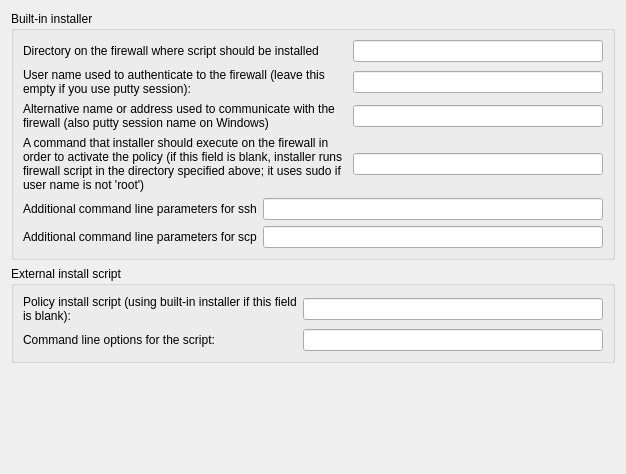
     <widget class="QWidget" name="tab1">
      <attribute name="title">
       <string>Installer</string>
      </attribute>
      <layout class="QGridLayout" name="gridLayout_3">
       <property name="verticalSpacing">
        <number>6</number>
       </property>
       <item row="0" column="0">
        <widget class="QGroupBox" name="groupBox2">
         <property name="title">
          <string>Built-in installer</string>
         </property>
         <layout class="QGridLayout" name="gridLayout">
          <property name="verticalSpacing">
           <number>6</number>
          </property>
          <item row="0" column="0">
           <widget class="QLabel" name="label556">
            <property name="text">
             <string>Directory on the firewall where script should be installed</string>
            </property>
            <property name="alignment">
             <set>Qt::AlignmentFlag::AlignLeading|Qt::AlignmentFlag::AlignLeft|Qt::AlignmentFlag::AlignVCenter</set>
            </property>
            <property name="wordWrap">
             <bool>true</bool>
            </property>
           </widget>
          </item>
          <item row="0" column="1">
           <widget class="QLineEdit" name="ipt_fw_dir">
            <property name="sizePolicy">
             <sizepolicy hsizetype="Fixed" vsizetype="Fixed">
              <horstretch>0</horstretch>
              <verstretch>0</verstretch>
             </sizepolicy>
            </property>
            <property name="minimumSize">
             <size>
              <width>250</width>
              <height>0</height>
             </size>
            </property>
           </widget>
          </item>
          <item row="1" column="0">
           <widget class="QLabel" name="textLabel1_2">
            <property name="text">
             <string>User name used to authenticate to the firewall (leave this empty if you use putty session):</string>
            </property>
            <property name="alignment">
             <set>Qt::AlignmentFlag::AlignLeading|Qt::AlignmentFlag::AlignLeft|Qt::AlignmentFlag::AlignVCenter</set>
            </property>
            <property name="wordWrap">
             <bool>true</bool>
            </property>
           </widget>
          </item>
          <item row="1" column="1">
           <widget class="QLineEdit" name="ipt_user">
            <property name="sizePolicy">
             <sizepolicy hsizetype="Fixed" vsizetype="Fixed">
              <horstretch>0</horstretch>
              <verstretch>0</verstretch>
             </sizepolicy>
            </property>
            <property name="minimumSize">
             <size>
              <width>250</width>
              <height>0</height>
             </size>
            </property>
           </widget>
          </item>
          <item row="2" column="0">
           <widget class="QLabel" name="textLabel1_3">
            <property name="text">
             <string>Alternative name or address used to communicate with the firewall (also putty session name on Windows)</string>
            </property>
            <property name="alignment">
             <set>Qt::AlignmentFlag::AlignLeading|Qt::AlignmentFlag::AlignLeft|Qt::AlignmentFlag::AlignTop</set>
            </property>
            <property name="wordWrap">
             <bool>true</bool>
            </property>
           </widget>
          </item>
          <item row="2" column="1">
           <widget class="QLineEdit" name="altAddress">
            <property name="sizePolicy">
             <sizepolicy hsizetype="Fixed" vsizetype="Fixed">
              <horstretch>0</horstretch>
              <verstretch>0</verstretch>
             </sizepolicy>
            </property>
            <property name="minimumSize">
             <size>
              <width>250</width>
              <height>0</height>
             </size>
            </property>
           </widget>
          </item>
          <item row="3" column="0">
           <widget class="QLabel" name="textLabel1_4">
            <property name="text">
             <string>A command that installer should execute on the firewall in order to activate the policy (if this field is blank, installer runs firewall script in the directory specified above; it uses sudo if user name is not 'root')</string>
            </property>
            <property name="alignment">
             <set>Qt::AlignmentFlag::AlignVCenter</set>
            </property>
            <property name="wordWrap">
             <bool>true</bool>
            </property>
           </widget>
          </item>
          <item row="3" column="1">
           <widget class="QLineEdit" name="activationCmd">
            <property name="sizePolicy">
             <sizepolicy hsizetype="Fixed" vsizetype="Fixed">
              <horstretch>0</horstretch>
              <verstretch>0</verstretch>
             </sizepolicy>
            </property>
            <property name="minimumSize">
             <size>
              <width>250</width>
              <height>0</height>
             </size>
            </property>
           </widget>
          </item>
          <item row="4" column="0" colspan="2">
           <layout class="QHBoxLayout">
            <item>
             <widget class="QLabel" name="textLabel1_7">
              <property name="text">
               <string>Additional command line parameters for ssh</string>
              </property>
              <property name="wordWrap">
               <bool>false</bool>
              </property>
             </widget>
            </item>
            <item>
             <widget class="QLineEdit" name="sshArgs">
              <property name="sizePolicy">
               <sizepolicy hsizetype="Expanding" vsizetype="Fixed">
                <horstretch>0</horstretch>
                <verstretch>0</verstretch>
               </sizepolicy>
              </property>
              <property name="minimumSize">
               <size>
                <width>300</width>
                <height>0</height>
               </size>
              </property>
             </widget>
            </item>
           </layout>
          </item>
          <item row="5" column="0" colspan="2">
           <layout class="QHBoxLayout" name="_2">
            <item>
             <widget class="QLabel" name="textLabel1_8">
              <property name="text">
               <string>Additional command line parameters for scp</string>
              </property>
              <property name="wordWrap">
               <bool>false</bool>
              </property>
             </widget>
            </item>
            <item>
             <widget class="QLineEdit" name="scpArgs">
              <property name="sizePolicy">
               <sizepolicy hsizetype="Expanding" vsizetype="Fixed">
                <horstretch>0</horstretch>
                <verstretch>0</verstretch>
               </sizepolicy>
              </property>
              <property name="minimumSize">
               <size>
                <width>300</width>
                <height>0</height>
               </size>
              </property>
             </widget>
            </item>
           </layout>
          </item>
         </layout>
        </widget>
       </item>
       <item row="1" column="0">
        <widget class="QGroupBox" name="groupBox1">
         <property name="title">
          <string>External install script</string>
         </property>
         <layout class="QGridLayout" name="gridLayout_2">
          <item row="0" column="0">
           <layout class="QHBoxLayout" name="horizontalLayout">
            <item>
             <widget class="QLabel" name="textLabel5_2">
              <property name="sizePolicy">
               <sizepolicy hsizetype="Expanding" vsizetype="Preferred">
                <horstretch>0</horstretch>
                <verstretch>0</verstretch>
               </sizepolicy>
              </property>
              <property name="text">
               <string>Policy install script (using built-in installer if this field is blank):</string>
              </property>
              <property name="alignment">
               <set>Qt::AlignmentFlag::AlignLeading|Qt::AlignmentFlag::AlignLeft|Qt::AlignmentFlag::AlignVCenter</set>
              </property>
              <property name="wordWrap">
               <bool>true</bool>
              </property>
             </widget>
            </item>
            <item>
             <widget class="QLineEdit" name="installScript">
              <property name="sizePolicy">
               <sizepolicy hsizetype="Fixed" vsizetype="Fixed">
                <horstretch>0</horstretch>
                <verstretch>0</verstretch>
               </sizepolicy>
              </property>
              <property name="minimumSize">
               <size>
                <width>300</width>
                <height>0</height>
               </size>
              </property>
             </widget>
            </item>
           </layout>
          </item>
          <item row="1" column="0">
           <layout class="QHBoxLayout" name="horizontalLayout_2">
            <item>
             <widget class="QLabel" name="textLabel6_2">
              <property name="sizePolicy">
               <sizepolicy hsizetype="Expanding" vsizetype="Preferred">
                <horstretch>0</horstretch>
                <verstretch>0</verstretch>
               </sizepolicy>
              </property>
              <property name="text">
               <string>Command line options for the script:</string>
              </property>
              <property name="alignment">
               <set>Qt::AlignmentFlag::AlignLeading|Qt::AlignmentFlag::AlignLeft|Qt::AlignmentFlag::AlignVCenter</set>
              </property>
              <property name="wordWrap">
               <bool>false</bool>
              </property>
             </widget>
            </item>
            <item>
             <widget class="QLineEdit" name="installScriptArgs">
              <property name="sizePolicy">
               <sizepolicy hsizetype="Fixed" vsizetype="Fixed">
                <horstretch>0</horstretch>
                <verstretch>0</verstretch>
               </sizepolicy>
              </property>
              <property name="minimumSize">
               <size>
                <width>300</width>
                <height>0</height>
               </size>
              </property>
             </widget>
            </item>
           </layout>
          </item>
         </layout>
        </widget>
       </item>
       <item row="2" column="0">
        <spacer>
         <property name="orientation">
          <enum>Qt::Orientation::Vertical</enum>
         </property>
         <property name="sizeType">
          <enum>QSizePolicy::Policy::Expanding</enum>
         </property>
         <property name="sizeHint" stdset="0">
          <size>
           <width>20</width>
           <height>100</height>
          </size>
         </property>
        </spacer>
       </item>
      </layout>
     </widget>
